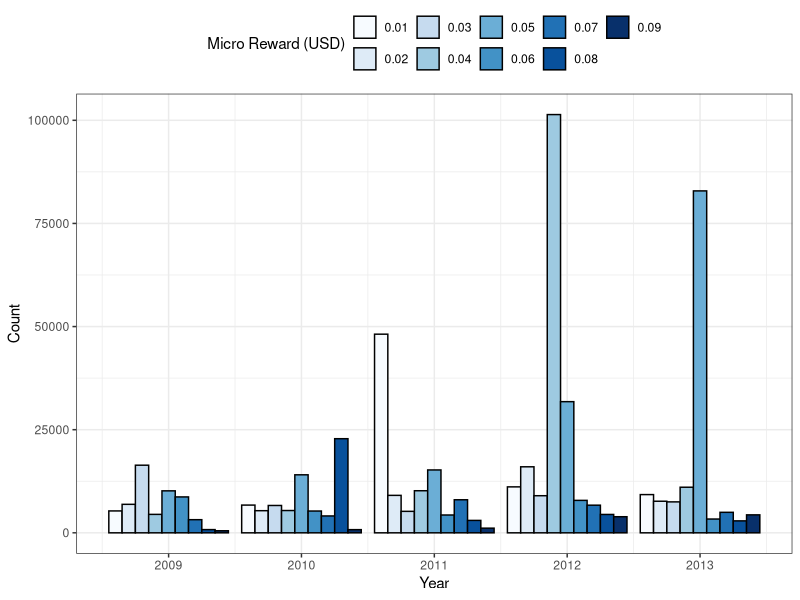
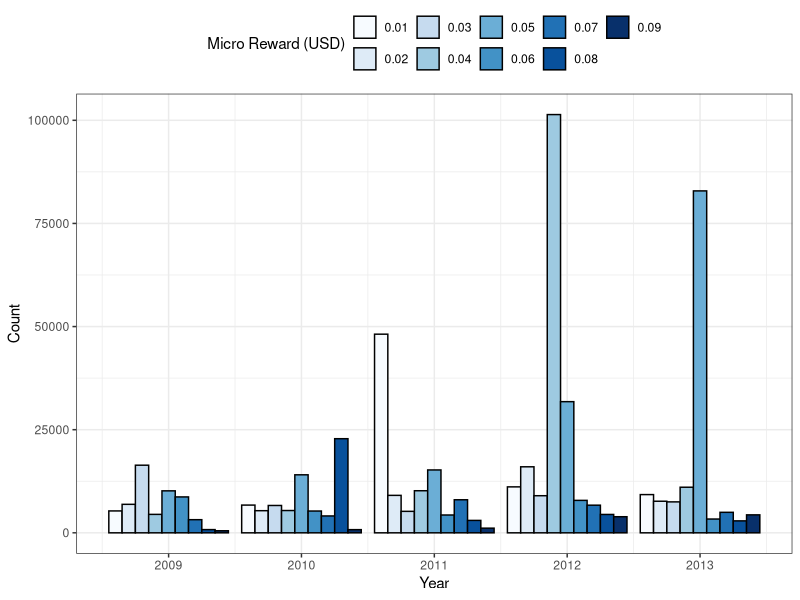

Recreate these plots in R, in order.
library(ggplot2)
library(scales)
data <- read.csv(file = '../raw/reward_year.tsv', header=T, sep='\t')
attach(data)
subdf <- subset(data, reward < 0.1)                               
ggplot(subdf, aes(y=count, x=date_part, fill=factor(reward))) + 
geom_histogram(stat="identity", position="dodge", col="black") +  
scale_fill_brewer(name="Micro Reward (USD)") + ylab("Count") + xlab("Year")  +
theme_bw() +
theme(legend.position="top")
ggsave("../../paper/figures/reward_year.pdf", width=6, height=3)